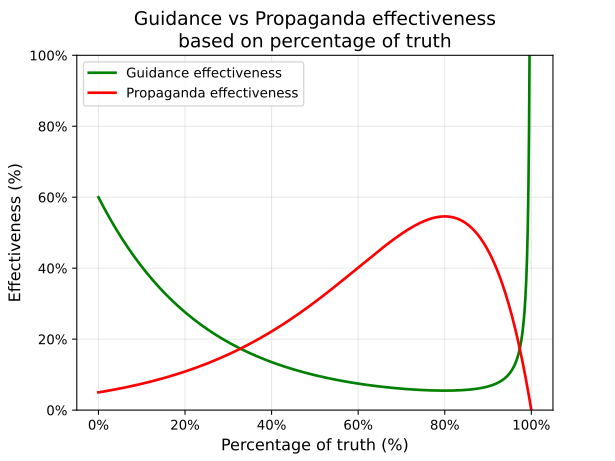

Source code (Python):
import math
import numpy as np
import matplotlib.pyplot as plt

startingPropaganda = 5
numberOfValues = 1000000

def guidanceEffectiveness(x):
    p = propagandaEffectiveness(x)
    if p == 0:
        return float('inf')
    return (startingPropaganda*60) / p

def propagandaEffectiveness(x):
    return math.exp(x) * (startingPropaganda - x)


# Generate x values from 0 to 5
x_vals = np.linspace(0, 5, numberOfValues)

# Calculate y values
y_guid = [guidanceEffectiveness(x) for x in x_vals]
y_prop = [propagandaEffectiveness(x) for x in x_vals]

# Plot
plt.figure()
plt.plot(x_vals, y_guid, color='green', linewidth=2, label='Guidance effectiveness')
plt.plot(x_vals, y_prop, color='red', linewidth=2, label='Propaganda effectiveness')
plt.gca().get_yaxis().get_major_formatter().set_scientific(False)

# Change x-axis to show percentage
plt.xlabel("Percentage of truth (%)", fontsize=12)
plt.ylabel("Effectiveness (%)", fontsize=12)
plt.title("Guidance vs Propaganda effectiveness\nbased on percentage of truth", fontsize=14)
plt.grid(True, alpha=0.3)

# Limit y-axis so the inverse curve doesn't explode
plt.ylim(0, 100)

plt.legend()

# Add percentage sign to x-axis ticks
plt.gca().set_xticks([0, 1, 2, 3, 4, 5])
plt.gca().set_xticklabels(['0%', '20%', '40%', '60%', '80%', '100%'])

# Add percentage sign to y-axis ticks
plt.gca().set_yticks([0, 20, 40, 60, 80, 100])
plt.gca().set_yticklabels(['0%', '20%', '40%', '60%', '80%', '100%'])

# Save as SVG
plt.savefig("guidancePropagandaEffectiveness.svg", format="svg")
print("Plot saved as 'guidancePropagandaEffectiveness.svg'")

# Show the plot
plt.show()
